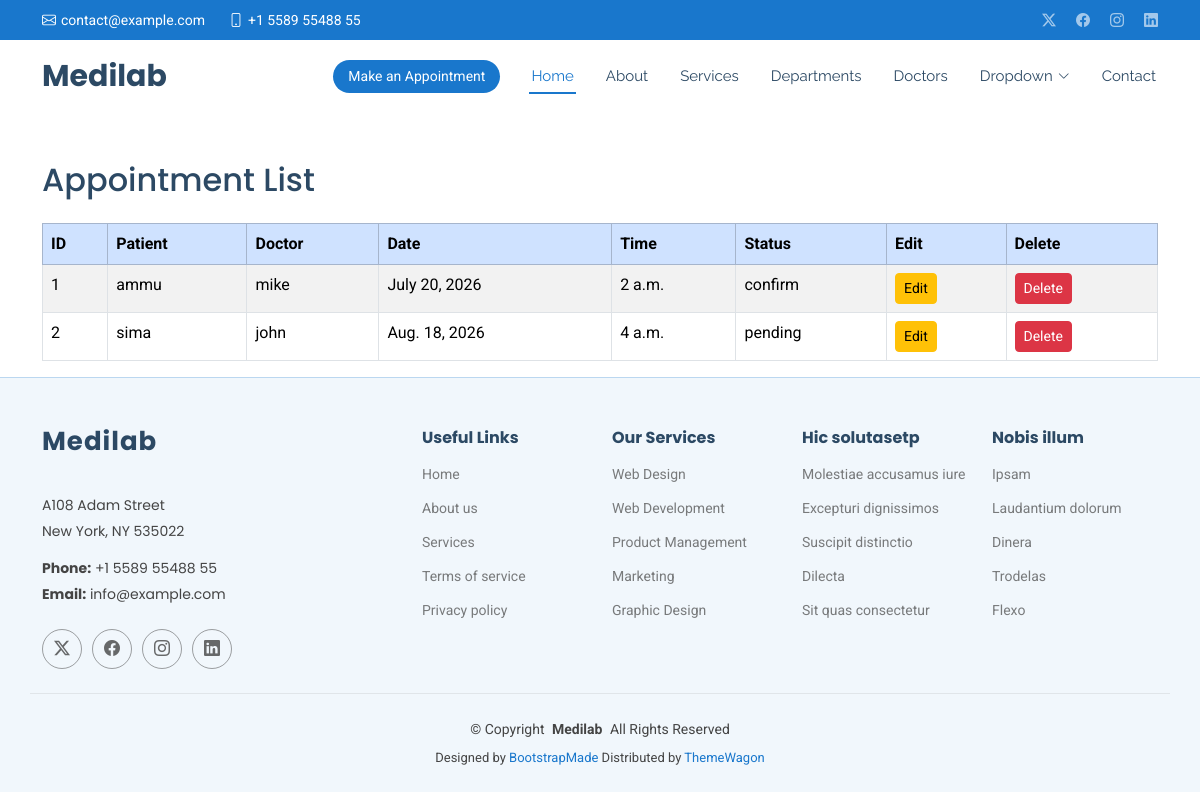
/view_appointment/, run on the app's committed database.
### projectapp/models.py (models this page shows, shortened)
class Appointment(models.Model):
    patient = models.ForeignKey(Patient, on_delete=models.CASCADE)
    doctor = models.ForeignKey(Doctor, on_delete=models.CASCADE)
    appointment_date = models.DateField()
    appointment_time = models.TimeField()
    status = models.CharField(max_length=20)

class Patient(models.Model):
    patient_name = models.CharField(max_length=100)
    age = models.IntegerField()
    gender = models.CharField(max_length=10)
    phone = models.CharField(max_length=15)
    address = models.TextField()
    disease = models.CharField(max_length=100)
    def __str__(self):
        return self.patient_name

class Doctor(models.Model):
    doctor_name = models.CharField(max_length=100)
    specialization = models.CharField(max_length=100)
    phone = models.CharField(max_length=15)
    email = models.EmailField(unique=True)
    experience = models.IntegerField()
    def __str__(self):
        return self.doctor_name

### projectapp/views.py (the view)
# urls.py: path('view_appointment/', views.view_appointment, name='view_appointment'),
def view_appointment(request):
    appointments = Appointment.objects.all()
    return render(request, 'view_appointment.html', {
        'appointments': appointments
    })

### templates/view_appointment.html
{% extends 'base.html' %}
{% block content %}
<div class="container mt-5">
    <h2 class="mb-4">Appointment List</h2>
    <table class="table table-bordered table-striped table-hover">
        <thead class="table-primary">
            <tr>
                <th>ID</th>
                <th>Patient</th>
                <th>Doctor</th>
                <th>Date</th>
                <th>Time</th>
                <th>Status</th>
                <th>Edit</th>
                <th>Delete</th>
            </tr>
        </thead>
        <tbody>
        {% for appointment in appointments %}
        <tr>
            <td>{{ appointment.id }}</td>
            <td>{{ appointment.patient }}</td>
            <td>{{ appointment.doctor }}</td>
            <td>{{ appointment.appointment_date }}</td>
            <td>{{ appointment.appointment_time }}</td>
            <td>{{ appointment.status }}</td>
            <td>
                <a href="{% url 'edit_appointment' appointment.id %}" class="btn btn-warning btn-sm">
                    Edit
                </a>
            </td>
            <td>
                <a href="{% url 'delete_appointment' appointment.id %}"
                   class="btn btn-danger btn-sm"
                   onclick="return confirm('Are you sure you want to delete this appointment?');">
                    Delete
                </a>
            </td>
        </tr>
        {% empty %}
        <tr>
            <td colspan="8" class="text-center">
                No appointments found.
            </td>
        </tr>
        {% endfor %}
        </tbody>
    </table>
</div>
{% endblock %}

### templates/base.html (shortened to what this page needs)
{% load static %}
<!DOCTYPE html>
<html lang="en">
<head>
  <link href="{% static 'assets/vendor/bootstrap/css/bootstrap.min.css' %}" rel="stylesheet">
  <link href="{% static 'assets/vendor/bootstrap-icons/bootstrap-icons.css' %}" rel="stylesheet">
  <link href="{% static 'assets/vendor/aos/aos.css' %}" rel="stylesheet">
  <link href="{% static 'assets/vendor/fontawesome-free/css/all.min.css' %}" rel="stylesheet">
  <link href="{% static 'assets/vendor/glightbox/css/glightbox.min.css' %}" rel="stylesheet">
  <link href="{% static 'assets/vendor/swiper/swiper-bundle.min.css' %}" rel="stylesheet">
  <link href="{% static 'assets/css/main.css' %}" rel="stylesheet">
</head>
<body class="index-page">
  <header id="header" class="header sticky-top">
    <div class="topbar d-flex align-items-center">
      <div class="container d-flex justify-content-center justify-content-md-between">
        <div class="contact-info d-flex align-items-center">
          <i class="bi bi-envelope d-flex align-items-center"><a href="mailto:contact@example.com">contact@example.com</a></i>
          <i class="bi bi-phone d-flex align-items-center ms-4"><span>+1 5589 55488 55</span></i>
        </div>
        <div class="social-links d-none d-md-flex align-items-center">
          <a href="#" class="twitter"><i class="bi bi-twitter-x"></i></a>
          <a href="#" class="facebook"><i class="bi bi-facebook"></i></a>
          <a href="#" class="instagram"><i class="bi bi-instagram"></i></a>
          <a href="#" class="linkedin"><i class="bi bi-linkedin"></i></a>
        </div>
      </div>
    </div>
    <div class="branding d-flex align-items-center">
      <div class="container position-relative d-flex align-items-center justify-content-between">
        <a href="index.html" class="logo d-flex align-items-center me-auto">
          <h1 class="sitename">Medilab</h1>
        </a>
        <nav id="navmenu" class="navmenu">
          <ul>
            <li><a href="#hero" class="active">Home<br></a></li>
            <li><a href="#about">About</a></li>
            <li><a href="#services">Services</a></li>
            <li><a href="#departments">Departments</a></li>
            <li><a href="#doctors">Doctors</a></li>
            <li class="dropdown"><a href="#"><span>Dropdown</span> <i class="bi bi-chevron-down toggle-dropdown"></i></a>
            </li>
            <li><a href="#contact">Contact</a></li>
          </ul>
        </nav>
        <a class="cta-btn d-none d-sm-block" href="#appointment">Make an Appointment</a>
      </div>
    </div>
  </header>
  <main class="main">
    {% block content %}
    {% endblock %}
  </main>
  <footer id="footer" class="footer light-background">
    <div class="container footer-top">
      <div class="row gy-4">
        <div class="col-lg-4 col-md-6 footer-about">
          <a href="index.html" class="logo d-flex align-items-center">
            <span class="sitename">Medilab</span>
          </a>
          <div class="footer-contact pt-3">
            <p>A108 Adam Street</p>
            <p>New York, NY 535022</p>
            <p class="mt-3"><strong>Phone:</strong> <span>+1 5589 55488 55</span></p>
            <p><strong>Email:</strong> <span>info@example.com</span></p>
          </div>
          <div class="social-links d-flex mt-4">
            <a href=""><i class="bi bi-twitter-x"></i></a>
            <a href=""><i class="bi bi-facebook"></i></a>
            <a href=""><i class="bi bi-instagram"></i></a>
            <a href=""><i class="bi bi-linkedin"></i></a>
          </div>
        </div>
        <div class="col-lg-2 col-md-3 footer-links">
          <h4>Useful Links</h4>
          <ul>
            <li><a href="#">Home</a></li>
            <li><a href="#">About us</a></li>
            <li><a href="#">Services</a></li>
            <li><a href="#">Terms of service</a></li>
            <li><a href="#">Privacy policy</a></li>
          </ul>
        </div>
        <div class="col-lg-2 col-md-3 footer-links">
          <h4>Our Services</h4>
          <ul>
            <li><a href="#">Web Design</a></li>
            <li><a href="#">Web Development</a></li>
            <li><a href="#">Product Management</a></li>
            <li><a href="#">Marketing</a></li>
            <li><a href="#">Graphic Design</a></li>
          </ul>
        </div>
        <div class="col-lg-2 col-md-3 footer-links">
          <h4>Hic solutasetp</h4>
          <ul>
            <li><a href="#">Molestiae accusamus iure</a></li>
            <li><a href="#">Excepturi dignissimos</a></li>
            <li><a href="#">Suscipit distinctio</a></li>
            <li><a href="#">Dilecta</a></li>
            <li><a href="#">Sit quas consectetur</a></li>
          </ul>
        </div>
        <div class="col-lg-2 col-md-3 footer-links">
          <h4>Nobis illum</h4>
          <ul>
            <li><a href="#">Ipsam</a></li>
            <li><a href="#">Laudantium dolorum</a></li>
            <li><a href="#">Dinera</a></li>
            <li><a href="#">Trodelas</a></li>
            <li><a href="#">Flexo</a></li>
          </ul>
        </div>
      </div>
    </div>
    <div class="container copyright text-center mt-4">
      <p>© <span>Copyright</span> <strong class="px-1 sitename">Medilab</strong> <span>All Rights Reserved</span></p>
      <div class="credits">
        Designed by <a href="https://bootstrapmade.com/">BootstrapMade</a> Distributed by <a href=“https://themewagon.com>ThemeWagon
      </div>
    </div>
  </footer>
</body>
</html>

### data on the page
Appointment: id "1", patient "ammu", doctor "mike", appointment_date "July 20, 2026", appointment_time "2 a.m.", status "confirm"
Appointment: id "2", patient "sima", doctor "john", appointment_date "Aug. 18, 2026", appointment_time "4 a.m.", status "pending"
